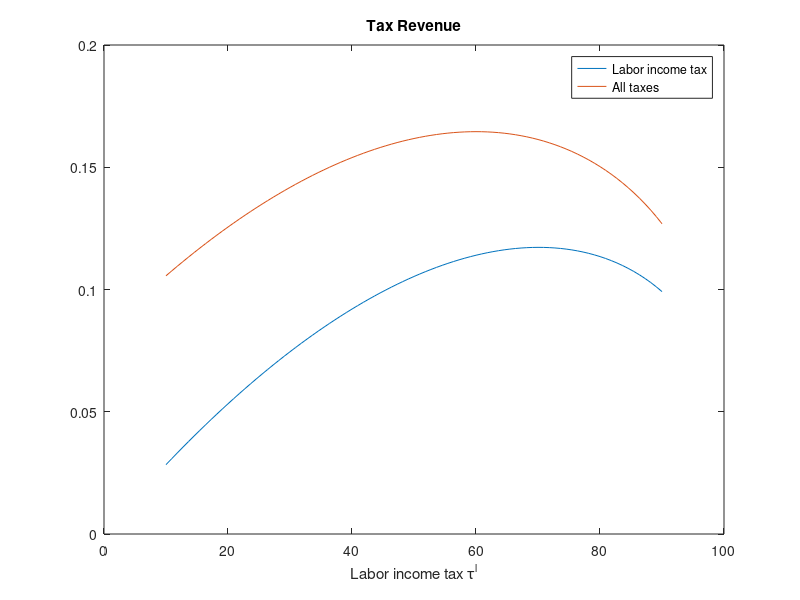
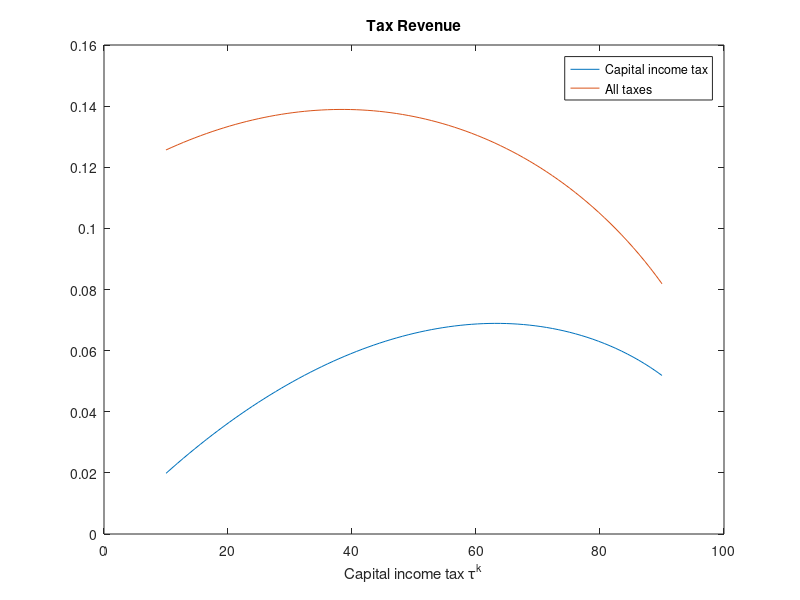

These charts were generated, in order, by the following MATLAB code:
function problem_P5_4d();
% 
%	Problem 5.4d  on the Laffer Curve
%   from my book on "Public Economics"
%   Author: Burkhard Heer
%   Last Change: Jan 3, 2020


clc;
close all;


% Parameterization 
%
par.alpha=0.38;
par.rbar=1.04;      % annual real interest rate on bonds
par.nbar=0.25;		% steady-state labor supply
par.kappa=3.46;     % utility parameter: labor supply
par.psi=1.02;          % annual growth factor
par.varphi=1;		% Frisch labor supply elasticity
par.sigma=2.0;		% 1/IES
par.taul=0.28;      % labor income tax
par.taulbar = 0.28; 
par.tauk=0.36;      % capital income tax
par.tauc=0.05;      % consumption tax
par.by = 0.63;      % debt-GDP ratio
par.gy = 0.18;      % G/Y
par.delta=0.07;     % depreciation
psi0 = par.psi;
rbar = par.rbar;
alpha = par.alpha;
tauk = par.tauk;
tauc = par.tauc;
taul = par.taul;
delta = par.delta;
varphi = par.varphi;
nbar = par.nbar;
gybar = par.gy;
bybar = par.by;
sigma = par.sigma;

% calibration of the steady state 
beta0=psi0^(sigma)/rbar;
par.beta = beta0;
%ky=(rbar-1)/(alpha*(1-tauk))+delta/alpha;
ky=(rbar-1)/(alpha*(1-tauk))+delta/(alpha*(1-tauk));
ky=1/ky;
yn=ky^(alpha/(1-alpha));
ybar=yn*nbar;
kbar=ky*ybar;
gbar=gybar*ybar;
par.gbar = gbar;
bbar=bybar*ybar;
par.bbar = bbar;

xbar=(psi0-1+delta)*kbar;
temp = (1+tauc)/(1-taul)*(1+1/varphi)/(1-alpha);
% calibration of kappa
cybar=1-xbar/ybar-gybar;
kappa=nbar^(1+1/varphi)*(sigma*temp*cybar-sigma+1);
kappa=1/kappa
par.kappa = kappa;

disp('parameterization');
par
pause;


cy=1/(sigma*kappa*nbar^(1+1/varphi))+1-1/sigma;
cy=cy/temp;
cbar=cy*ybar;
wbar=(1-alpha)*ybar/nbar;

disp('steady state calibration: ');
beta0
ybar
kbar 
xbar
cbar
gbar
bbar
1-xbar/ybar-cbar/ybar
pause;
disp('resource constraint of economy: ');
ybar
cbar+gbar+xbar
pause;

disp('steady state eqs = 0? ');
x=[cbar, ybar, kbar, xbar, nbar];
xinitial = x;
steadystate(x,par)
x0=x;
pause;

% Laffer curve tau^l
ntau=89;
taul0=0;
taul1=linspace(0.1,0.9,ntau);
results=zeros(ntau,3);

for i=1:1:ntau
	taul=taul1(i);
    par.taul = taul;
	results(i,1)=taul*100;
%	rk=(rbar-1)/(1-tauk);
    rk=(rbar-1+delta)/(1-tauk);
    x1 = fsolve(@(x)steadystate(x,par),x0);
	w=(1-alpha)*x1(2)/x1(5);
	results(i,2)=taul*w*x1(5);
	results(i,3)=taul*w*x1(5)+tauk*rk*x1(3)+tauc*x1(1);
	x0=x1;
end


figure
plot(results(:,1),results(:,2:3))
title('Tax Revenue'); 
xlabel('Labor income tax \tau^l');
legend('Labor income tax','All taxes');
pause;

% Laffer curve for capital income tax
taul = par.taulbar;
par.taul = taul;
x=xinitial;
steadystate(x,par)
x0=x;

ntau=87;
tauk1=linspace(0.1,0.9,ntau);
results=zeros(ntau,3);

for i=1:1:ntau
	tauk = tauk1(i);
    par.tauk = tauk;
	results(i,1)= tauk*100;
	
    x1 = fsolve(@(x)steadystate(x,par),x0);
	
%	rk=(rbar-1)/(1-tauk);	
    rk=(rbar-1+delta)/(1-tauk);
	results(i,2)=tauk*rk*x1(3);
	w=(1-alpha)*x1(2)/x1(5);
	results(i,3)=taul*w*x1(5)+tauk*rk*x1(3)+tauc*x1(1);
	x0=x1;
end

figure
plot(results(:,1),results(:,2:3))
title('Tax Revenue'); 
xlabel('Capital income tax \tau^k');
legend('Capital income tax','All taxes');
pause;



end

%%%%%%%%%%%%%%%%%%%%%%%%%%%%%%%%%%%%%%%%%%%%%%%%%%%%%%%%%%%%%%%%%%%%%%%%%%%
%% AUXILIARY FUNCTIONS
%%%%%%%%%%%%%%%%%%%%%%%%%%%%%%%%%%%%%%%%%%%%%%%%%%%%%%%%%%%%%%%%%%%%%%%%%%%


%% steady state
function [y] = steadystate(x,par)
	

	css=x(1);
	yss=x(2);
	kss=x(3);
	xss=x(4);
	nss=x(5);
	y=zeros(5,1);
    gbar = par.gbar;
    tauc = par.tauc;
    taul = par.taul;
    tauk = par.tauk;
    varphi = par.varphi;
    alpha = par.alpha;
    sigma = par.sigma;
    kappa = par.kappa;
    rbar = par.rbar;
    delta = par.delta;
    psi0 = par.psi;
    
	y(1)=yss-gbar-css-xss;
	temp=(1+tauc)/(1-taul)*(1+1/varphi)/(1-alpha);
	cy=1/(sigma*kappa*nss^(1+1/varphi))+1-1/sigma;
	cy=cy/temp;
	y(2)=cy-css/yss;
%	ky=(rbar-1)/(alpha*(1-tauk))+delta/alpha;
	ky=(rbar-1)/(alpha*(1-tauk))+delta/(alpha*(1-tauk));
	ky=1/ky;
	yn=ky^(alpha/(1-alpha));
	y(3)=yss-yn*nss;
	y(4)=ky*yss-kss;
	y(5)=xss-(psi0-1+delta)*kss; 
	
end
    
